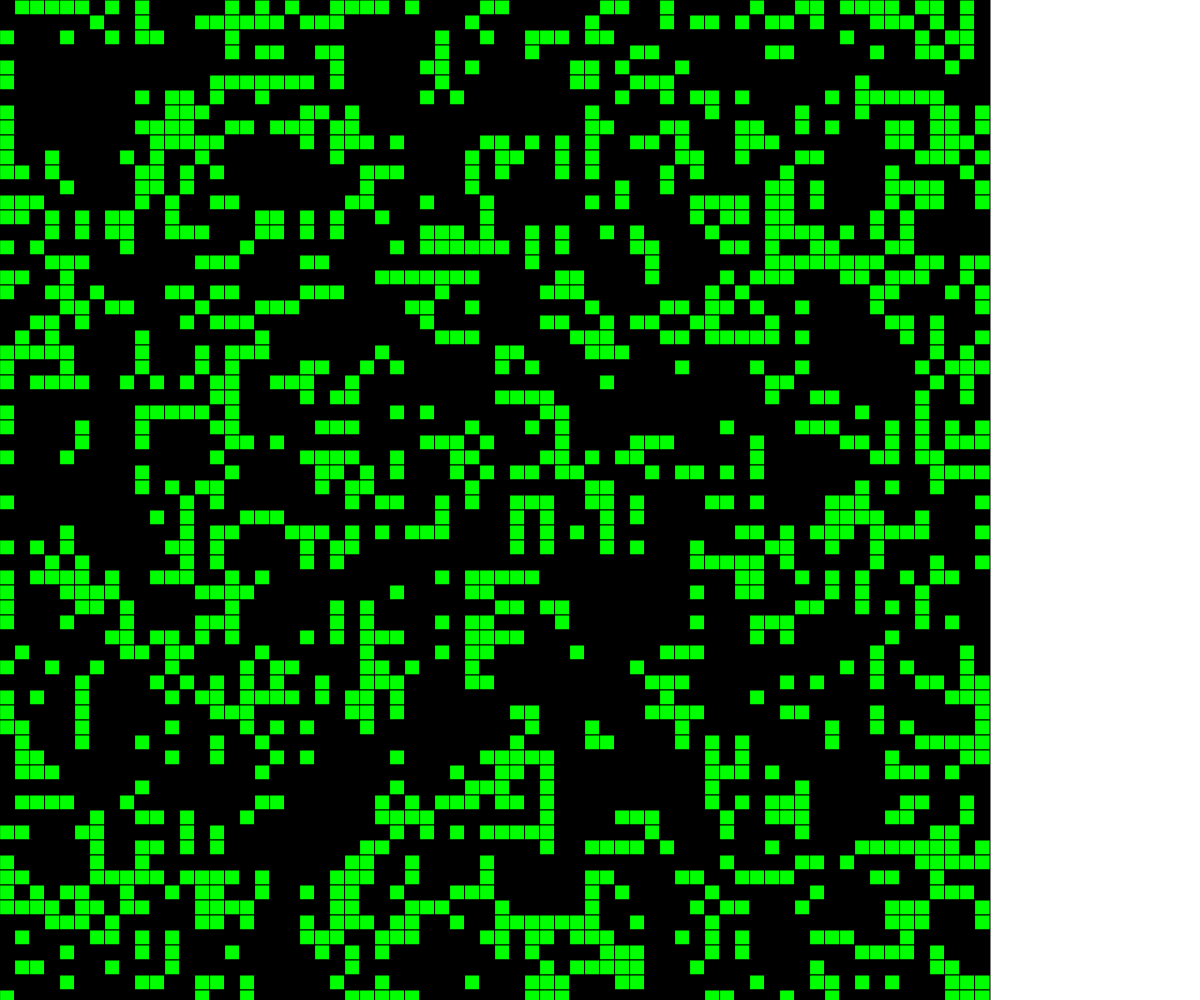
Frame 1 (no input)
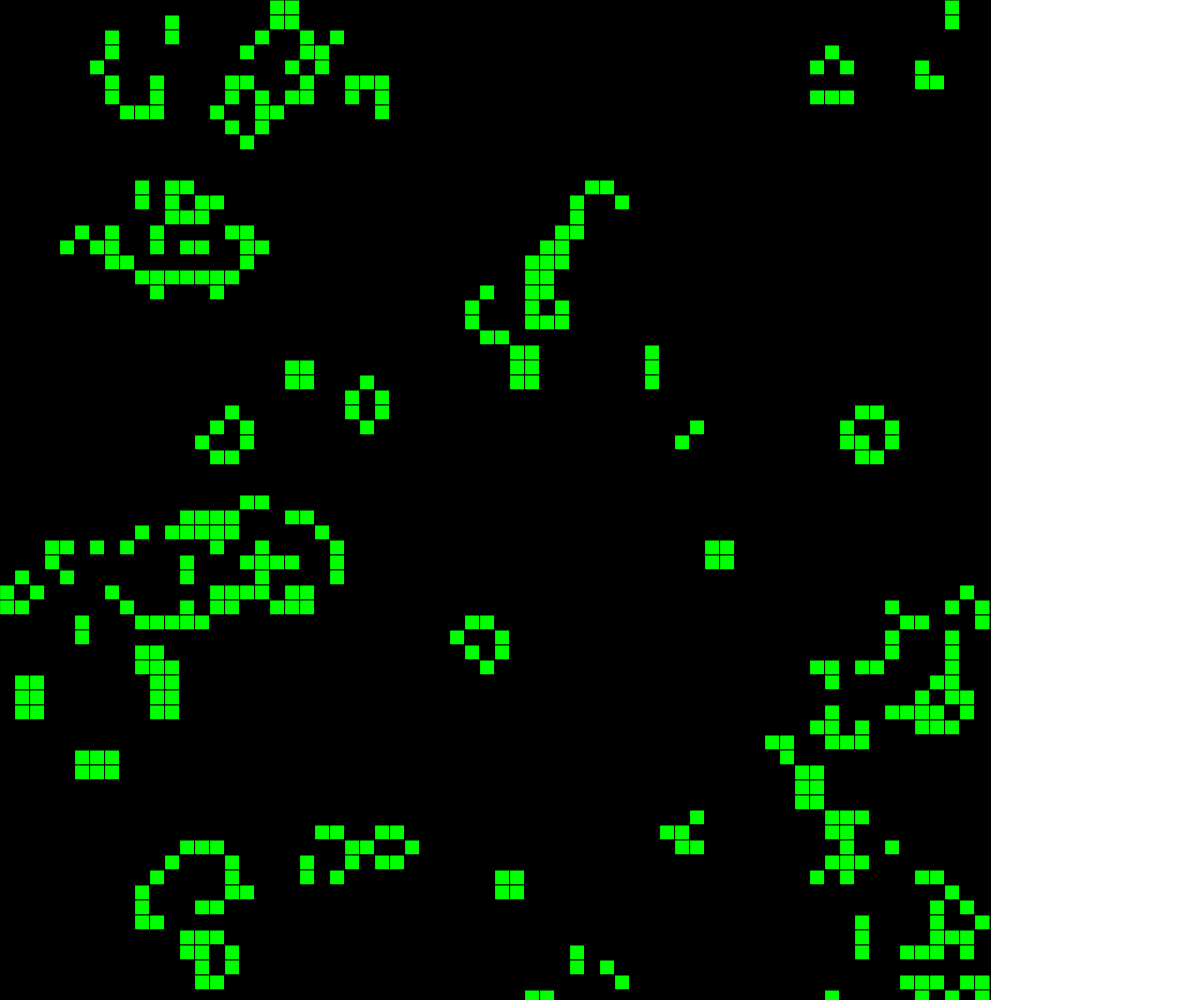
Frame 60 (no input)
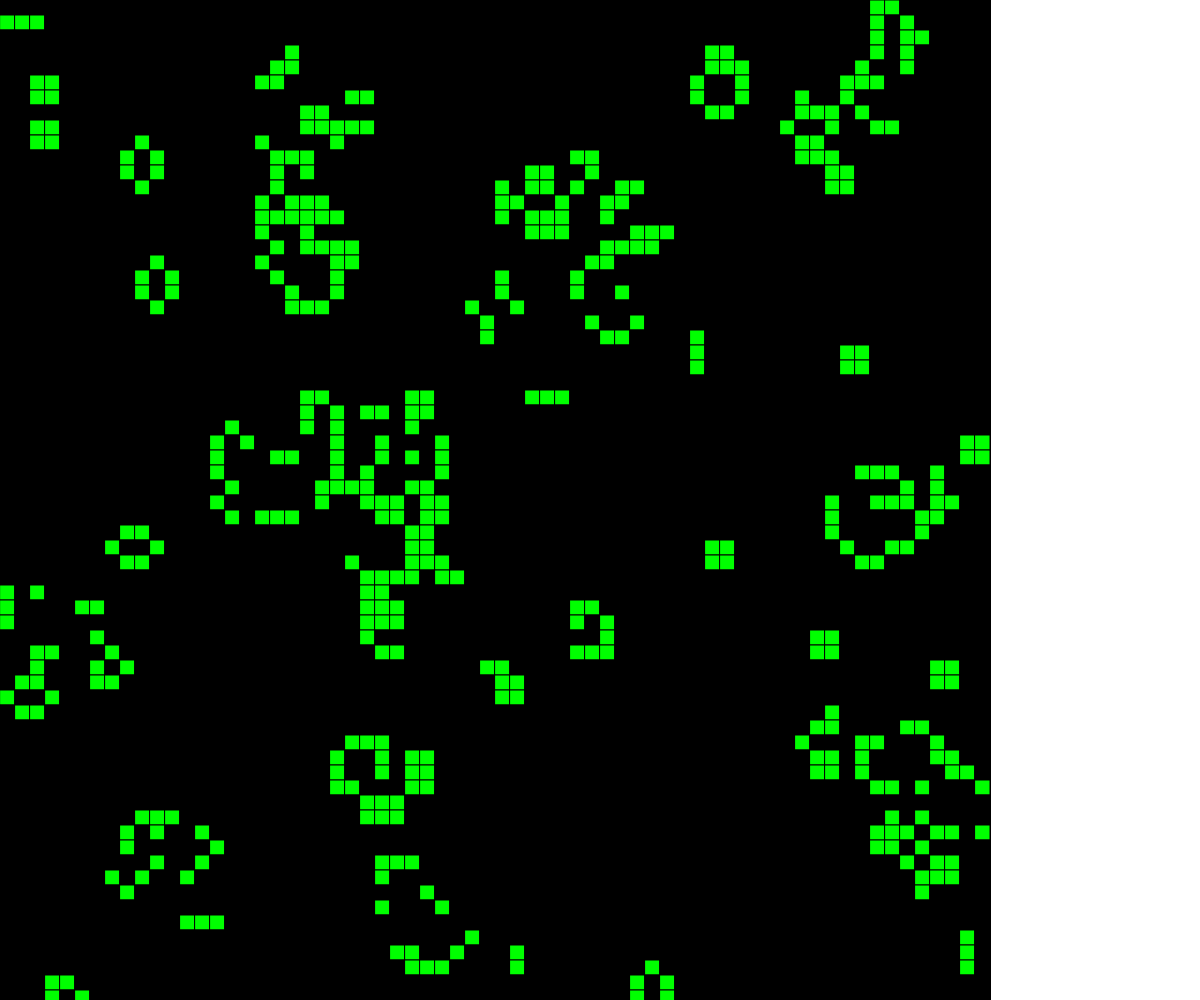
Frame 120 (the mouse pressed at the canvas centre since frame 60)

The p5.js sketch that drew these frames (run headless with seeded random() and noise() and a simulated clock; from frame 60 on, the mouse is pressed at the canvas centre):

// p5.js sketch
// ── sketch.js
let arr, cols, rows
let reso = 15

function setup() {
	createCanvas(windowWidth, windowHeight);
	cols = floor(width / reso)
	rows = floor(height / reso)
	arr = randomArray(blankArray(cols, rows))
}

function draw() {
	step()

	for (let x = 0; x < arr.length; x++) {
		for (let y = 0; y < arr[x].length; y++) {
			a = x * reso
			b = y * reso
			fil = arr[x][y] === 1 ? color(0, 255, 0) : color(0)
			fill(fil)
			rect(a, b, reso, reso)
		}
	}
}

step = () => {
	let next = blankArray(cols, rows)
	for (let y = 0; y < arr.length; y++) {
		for (let x = 0; x < arr[y].length; x++) {
			let xPositive = x > 0
			let yPositive = y > 0
			let xWithinBounds = x < arr[y].length - 1
			let yWithinBounds = y < arr.length - 1

			let hasNW = yPositive && xPositive
			let hasN  = yPositive
			let hasNE = yPositive && xWithinBounds
			let hasW  = xPositive
			let hasE  = xWithinBounds
			let hasSW = yWithinBounds && xPositive
			let hasS  = yWithinBounds
			let hasSE = xWithinBounds && yWithinBounds

			let nw = hasNW ? arr[y-1][x-1] : 0
			let n  = hasN  ? arr[y-1][x  ] : 0
			let ne = hasNE ? arr[y-1][x+1] : 0
			let w  = hasW  ? arr[y  ][x-1] : 0
			let e  = hasE  ? arr[y  ][x+1] : 0
			let sw = hasSW ? arr[y+1][x-1] : 0
			let s  = hasS  ? arr[y+1][x  ] : 0
			let se = hasSE ? arr[y+1][x+1] : 0
			let sumOfNeighbors = nw + n + ne + w + e + sw + s + se
			let me = arr[y][x]

			if (me === 1) {
				if (sumOfNeighbors < 2) {
					next[y][x] = 0
				} else if (sumOfNeighbors === 2 || sumOfNeighbors === 3) {
					next[y][x] = 1
				} else if (sumOfNeighbors > 3) {
					next[y][x] = 0
				}
			} else {
				if (sumOfNeighbors === 3) {
					next[y][x] = 1
				} else {
					next[y][x] = 0
				}
			}
		}
	}
	arr = next	
}

blankArray = (cols, rows) => {
	let a = new Array(rows)
	for (let i = 0; i < a.length; i++) {
		a[i] = new Array(cols)
	}
	return a
}

randomArray = a => {
	for (let x = 0; x < a.length; x++) {
		for (let y = 0; y < a[x].length; y++) {
			a[x][y] = floor(random(2))
		}
	}
	return a
}
